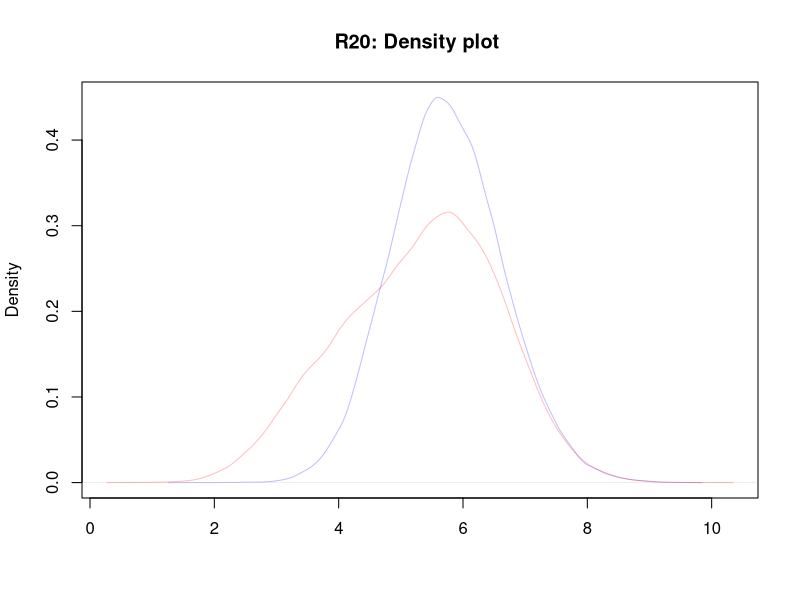
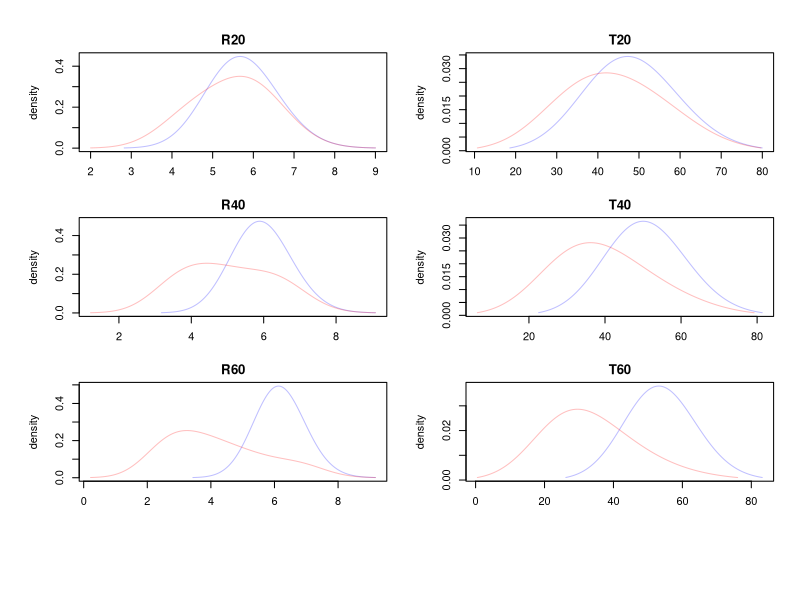

These figures' R source, in order: (Note: this script raises an error after producing the figures.)
library(ggplot2)
library(gridExtra)
library(MASS)



dmg_model <- function(samples,eta,alpha,l,mu){
  #samples[,2] - alpha*(l/eta - samples[,1])
  ifelse(l > samples[,1]*eta, 
         samples[,2] - mu[2]/mu[1]*alpha*(l/eta - samples[,1]), # damage
         samples[,2]) # undamage
}

pl_gen <- function(mu,sigma,rho,eta,alpha,l,N){
  sd_x <- sigma[1]
  sd_y <- sigma[2]
  Sigma <- matrix(c(sd_x^2, sd_x*sd_y*rho, sd_x*sd_y*rho, sd_y^2),2)
  bvn1 <- mvrnorm(N, mu = c(mu[1],mu[2]), Sigma = Sigma ) # from MASS package
  samples <- bvn1
  res <- matrix(0, nrow = dim(samples)[1],
                ncol = dim(samples)[2]+1)
  # fail in the proof loading
  id <- which(samples[,1] < l)
  res[id,1] <- samples[id,1]
  res[id,3] <- 1
  # survive in the proof loading 
  id <- which(samples[,1] >= l)
  res[id,2] <- dmg_model(samples[id,],eta,alpha,l,mu)
  res[id,3] <- 0
  return(res)
}
data_to_plot <- function(data){
  return(data[data[,3] == 0,2 ])
}



biv_pdf <- function(x,y,mu,sigma,rho, log = FALSE){
  
  rho_part <- (1- rho^2)
  if (rho_part <=0){
    rho_part <- 0.000001
  }
  
  factor_part <- 2*pi*sigma[1]*sigma[2]*sqrt(rho_part)
  exp_part <- ((x - mu[1])/sigma[1])^2 + ((y - mu[2])/sigma[2])^2
  exp_part <- exp_part - 2*rho*(x - mu[1])*(y - mu[2])/(sigma[1]*sigma[2])
  exp_part <- -1*exp_part/(2*rho_part )
  return(exp(exp_part)/factor_part)
}



# pdf of multivaraite normal 
dmg_int_inner <- function(x,y,mu,sigma,rho,eta,alpha,l){
  sd_x <- sigma[1]
  sd_y <- sigma[2]
  Sigma <- matrix(c(sd_x^2, sd_x*sd_y*rho, sd_x*sd_y*rho, sd_y^2),2)
  biv_pdf(x,y + mu[2]/mu[1]*alpha*(l/eta - x),mu,sigma,rho)
}
dmg_int <- function(y,mu,sigma,rho,eta,alpha,l){
  integrate(f = dmg_int_inner, lower = l, upper = l/eta, y =y,
            mu = mu, sigma = sigma, rho= rho, eta = eta,
            alpha = alpha, l = l,abs.tol = 1e-5 )$value
}


int_function_R <- function(ystar, mu,sigma, rho,l){
  a_l <- (l - mu[1]-rho*(sigma[1]/sigma[2])*(ystar-mu[2]))/(sigma[1]*sqrt(1-rho^2));
  dnorm(ystar, mean = mu[2], sd = sigma[2],log = F)*pnorm(a_l,lower.tail = F, log.p = F)
}


PFY_lik_R <- function(mu, sigma, rho,eta,alpha,l,data){
  
  (sapply(data,dmg_int,mu = mu, sigma = sigma, rho = rho,
                   eta = eta,alpha = alpha,l = l) +  
              int_function_R(data,mu,sigma,rho,1/eta*l)
    )
  
}


mu <- c(45,5.5)
sigma <- c(13,1)

rho <- 0.7


N <- 100000
eta <- 0.7
alpha <- 0
theta0 <- c(mu,sigma,rho,alpha)
R_pf <- qnorm(c(.2,.4,.6),mu[1],sigma[1])
T_pf <- qnorm(c(.2,.4,.6),mu[2],sigma[2])


# plot begins
col_nodmg <- rgb(0, 0, 1, 1/4)
col_dmg <- rgb(1, 0, 0, 1/4)



l <- R_pf[1]
set.seed(4)
nodmg<- pl_gen(mu,sigma,rho,eta,0,l,N)
dmg<- pl_gen(mu,sigma,rho,eta,1,l,N)
p1 <- density(data_to_plot(nodmg))     
dmg_data <- data_to_plot(dmg)
p2 <- density(dmg_data[dmg_data>0])   
xlim_range <- range(c(p1$x, p2$x))
ylim_range <- range(c(p1$y, p2$y))
plot( p1, col=col_nodmg , 
      xlim = xlim_range, ylim = ylim_range,
      main = "R20: Density plot ",xlab = "")  # first histogram
lines( p2, col=col_dmg )



x_seq <- seq(from = -5, to = 15, length = 300)
y <- PFY_lik_R(mu, sigma, rho,eta,alpha,l,x_seq)



# normalization to 1:
density_norm <- function(x,y){
  area <- density_calc(x,y)
  factor <- 1/area
  return (y*factor)
}


density_calc <- function(x,y){
  size <- x[2]- x[1]
  
  # na_id <- is.na(undmg_den)
  # x <- x[!na_id]
  # y <- y[!na_id]
  len <- length(y)
  area <- sum(size * (y[1:(len-1)] + y[2:(len)])/2)
  return(area)
}

plot_den <- function(l,dmg_alpha,group_name,RorT,tol = 1e-3){
  if (RorT == "R"){
    x_seq <- seq(from = -1, to = 12, length = 300)
    undmg_y <- PFY_lik_R(mu, sigma, rho,eta,0,l,x_seq)
    dmg_y <- PFY_lik_R(mu, sigma, rho,eta,dmg_alpha,l,x_seq)
  }
  if (RorT == "T"){
    x_seq <- seq(from = -1, to = 90, length = 600)
    undmg_y <- PFY_lik_R(c(mu[2],mu[1]), 
                         c(sigma[2],sigma[1]), rho,eta,0,l,x_seq)
    dmg_y <- PFY_lik_R(c(mu[2],mu[1]), 
                       c(sigma[2],sigma[1]), rho,eta,dmg_alpha,l,x_seq)
  }
  undmg_den <- density_norm(x_seq,undmg_y)
  dmg_den <- density_norm(x_seq,dmg_y)
  undmg_mark <- (undmg_den > tol)
  dmg_mark <- (dmg_den > tol)
  
  x_combined <- c(x_seq[undmg_mark], x_seq[dmg_mark])
  y_combined <- c(undmg_den[undmg_mark], dmg_den[dmg_mark])
  
  xlim <- range(x_combined)
  ylim <- range(y_combined)
  plot(x_seq[undmg_mark],undmg_den[undmg_mark],
       type = 'l',col = col_nodmg,xlab = 'survivors',
       ylab = 'density', main = group_name, 
       xlim = xlim, ylim = ylim)
  lines(x_seq[dmg_mark],dmg_den[dmg_mark],
        type = 'l', col = col_dmg)
}

pdf("density_comparsion.pdf", width = 9.27, height = 11.69)  # A4 size in inches
par(mfrow = c(3, 2), oma = c(6, 1, 2, 1), 
    mar = c(3, 5, 2, 1))  # Adjusted outer and inner margins

# R20 group
l <- R_pf[1]
dmg_alpha <- 0.6
plot_den(l,dmg_alpha,"R20","R")


# T20 group
l <- T_pf[1]
dmg_alpha <- 0.6
plot_den(l,dmg_alpha,"T20","T")

# R40 group
l <- R_pf[2]
dmg_alpha <- 1
plot_den(l,dmg_alpha,"R40","R")

# T40 group
l <- T_pf[2]
dmg_alpha <- 1
plot_den(l,dmg_alpha,"T40","T")

# R60 group
l <- R_pf[3]
dmg_alpha <- 1.4
plot_den(l,dmg_alpha,"R60","R")


# T60 group
l <- T_pf[3]
dmg_alpha <- 1.4
plot_den(l,dmg_alpha,"T60","T")



# Add a common legend at the bottom of all plots
par(fig = c(0, 1, 0, 0.1), oma = c(0, 0, 0, 0), new = TRUE)  # Use the lower part of the figure space for the legend
plot.new()  # Create an empty plot for the legend
legend("center", 
       legend = c(expression("Density of survivor strength generated with true " * bold(alpha)),
                  expression("Density of survivor strength generated with " * bold(alpha) == bold(0))),
       col = c(col_dmg,col_nodmg), pch = 15, pt.cex = 2, 
       bty = "n", horiz = TRUE, inset = 0,
       text.width = 0.4, xjust = 0.5,cex = 1.2) 
dev.off()
